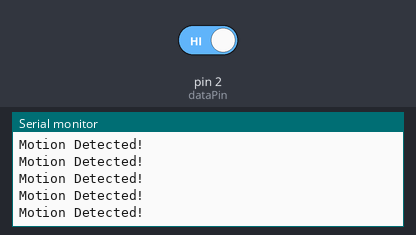
Recording of a sketch running on a simulated Arduino Uno, built with avr-gcc and run on an emulated ATmega328P. On the bench: the last lines printed to the serial monitor. Inputs (shaded band) come from the test bench; at power-on: pin 2 (dataPin) HIGH.

Above: at 1.2 s.
1.3 s: pin 2 (dataPin) driven LOW
At 2.3 s:
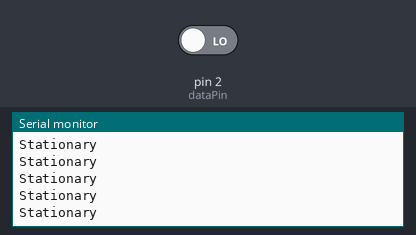
3.2 s: pin 2 (dataPin) driven HIGH
At 4.2 s:
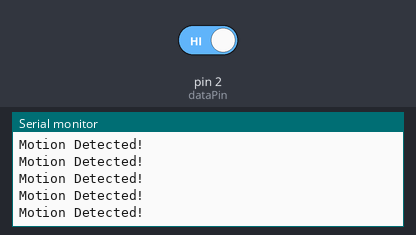
9.2 s: pin 2 (dataPin) driven LOW
At 9.8 s:
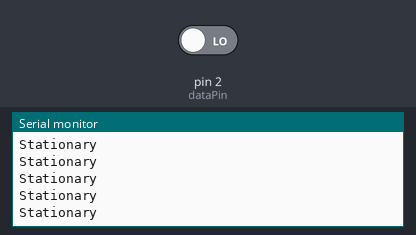
12.2 s: pin 2 (dataPin) driven HIGH
At 13.3 s:
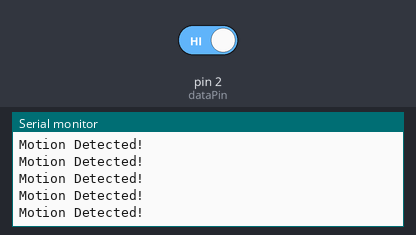
15.2 s: pin 2 (dataPin) driven LOW
At 16.3 s:
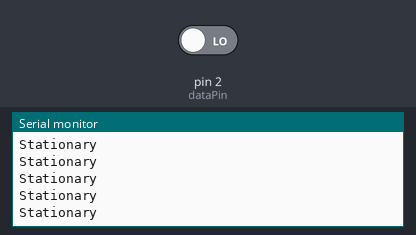

Measured:
- after the input at 1.3 s, the serial monitor: prints a new line after 0.07 s (image 1)
- after the input at 9.2 s, the serial monitor: prints a new line after 0.08 s (image 3)

The sketch:

1.1.3_pir.ino
```cpp
/**
* NAME: Ashwin K
* RNO: EE25B018
* DESC: Read data from PIR sensor and display on Serial monitor
*/

uint8_t dataPin = 2;
uint8_t led = 8;


void setup() {
  // put your setup code here, to run once:

  pinMode(dataPin,INPUT);
  Serial.begin(9600);
  Serial.println("PIR module readings:");
}

void loop()
{
  int pirRead = digitalRead(dataPin);
  if(pirRead == 0)
  {
    Serial.println("Stationary");
    digitalWrite(led,LOW);
  }
  else
  {
    Serial.println("Motion Detected!");
    digitalWrite(led,HIGH);
  }

}
```
